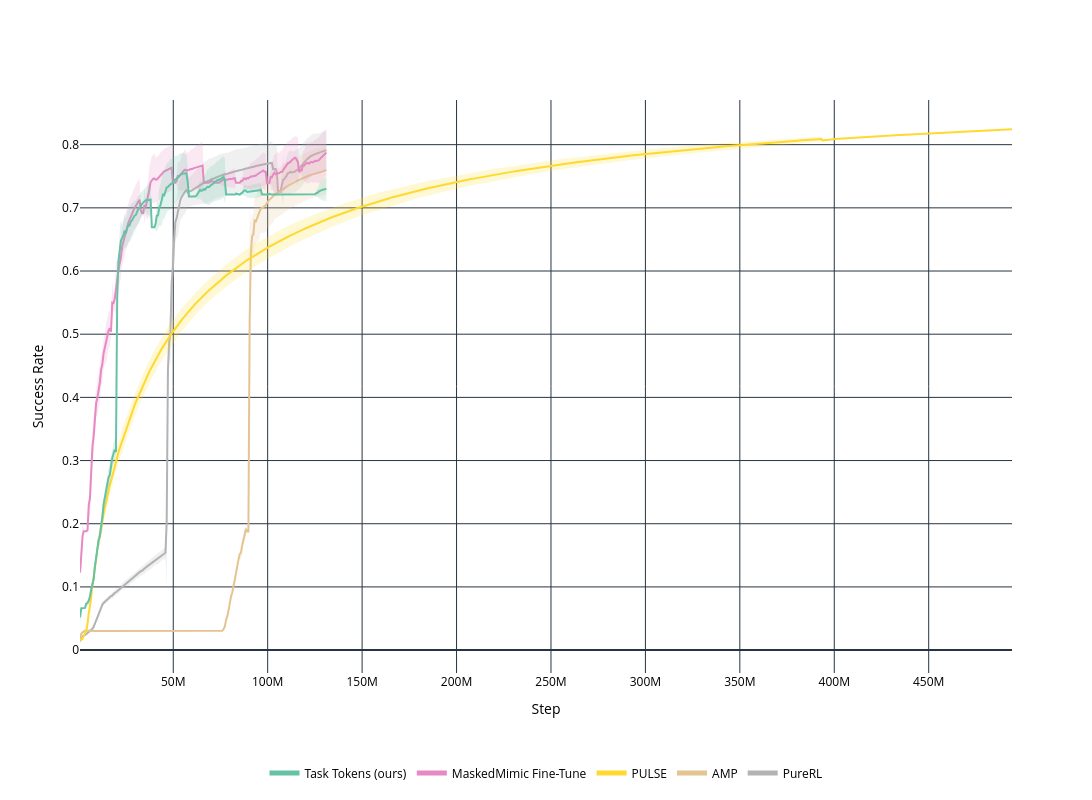

Notebook cell for this chart:
### Code cell
# fig = go.Figure()

# for algo_str in reversed(order):
#     algo_df = df_plot[df_plot['algo_str'] == algo_str]
#     algo_df = algo_df.groupby('frames')['Episode Reward'].agg(['mean', 'std']).reset_index()
#     algo_df['algo_str'] = algo_str
#     create_beam_plot(algo_df, x_col='frames', y_col='mean', std_col='std', title='', x_label='Step',
#                      y_label='Mean Reward', fig=fig, order=order, algo_pretty_names=algo_pretty_names,
#                      color_discrete_map=color_discrete_map)

window_size = 100000

# Store the original x range
x_min = df_plot['frames'].min()
x_max = df_plot['frames'].max()

print(f"Original x range: {x_min} to {x_max}")  # Debug print

fig = go.Figure()

for algo_str in reversed(order):
    # Use the smoothing function to get smoothed data for this algorithm
    smoothed_algo_df = smooth_algo_rewards(df_plot, algo_str, 
                                          x_col='frames', 
                                          y_col='Reach Success', 
                                          window_size=window_size,
                                        filter_outliers=True, outlier_threshold=0.9, outlier_window=1000)
    
    # # Special handling for AMP if needed
    # if algo_str == 'AMP_prior_False' and not smoothed_algo_df.empty:
    #     smoothed_algo_df['mean'] = smoothed_algo_df['mean'] * 2
    #     smoothed_algo_df['std'] = smoothed_algo_df['std'] * 2

    if not smoothed_algo_df.empty:
        create_beam_plot(smoothed_algo_df, x_col='frames', y_col='mean', std_col='std', title='', x_label='Step',
                         y_label='Success Rate', fig=fig, order=order, algo_pretty_names=algo_pretty_names,
                         color_discrete_map=color_discrete_map)

# Set the x-axis range to match the original data - use a more direct approach
fig.update_layout(
    legend_traceorder='reversed',
    # title=f"Convergence Plot ({env_pretty_names.get(env_name, env_name)})",
)

# Force the x-axis range with update_xaxes which takes precedence
fig.update_xaxes(range=[x_min, x_max], title='Step')

print(f"Final x-axis range set to: {x_min} to {x_max}")  # Debug print
fig.show()

### Figure 1 — Plotly figure (JSON) as saved in the notebook; plotly's stock layout.template omitted (floating-point values rounded to 4 significant figures; data arrays with more than 128 entries replaced by an {"elided": "..."} marker saying what was removed)
{"data": [{"line": {"width": 0}, "mode": "lines", "showlegend": false, "x": {"elided": "200 float values"}, "y": {"elided": "200 float values"}, "type": "scatter"}, {"fill": "tonexty", "fillcolor": "rgba(179,179,179, 0.2)", "line": {"width": 0}, "mode": "lines", "showlegend": false, "x": {"elided": "200 float values"}, "y": {"elided": "200 float values"}, "type": "scatter"}, {"line": {"color": "rgb(179,179,179)", "width": 2}, "mode": "lines", "name": "PureRL", "x": {"elided": "200 float values"}, "y": {"elided": "200 float values"}, "type": "scatter"}, {"line": {"width": 0}, "mode": "lines", "showlegend": false, "x": {"elided": "200 float values"}, "y": {"elided": "200 float values"}, "type": "scatter"}, {"fill": "tonexty", "fillcolor": "rgba(229,196,148, 0.2)", "line": {"width": 0}, "mode": "lines", "showlegend": false, "x": {"elided": "200 float values"}, "y": {"elided": "200 float values"}, "type": "scatter"}, {"line": {"color": "rgb(229,196,148)", "width": 2}, "mode": "lines", "name": "AMP", "x": {"elided": "200 float values"}, "y": {"elided": "200 float values"}, "type": "scatter"}, {"line": {"width": 0}, "mode": "lines", "showlegend": false, "x": {"elided": "753 float values"}, "y": {"elided": "753 float values"}, "type": "scatter"}, {"fill": "tonexty", "fillcolor": "rgba(255,217,47, 0.2)", "line": {"width": 0}, "mode": "lines", "showlegend": false, "x": {"elided": "753 float values"}, "y": {"elided": "753 float values"}, "type": "scatter"}, {"line": {"color": "rgb(255,217,47)", "width": 2}, "mode": "lines", "name": "PULSE", "x": {"elided": "753 float values"}, "y": {"elided": "753 float values"}, "type": "scatter"}, {"line": {"width": 0}, "mode": "lines", "showlegend": false, "x": {"elided": "200 float values"}, "y": {"elided": "200 float values"}, "type": "scatter"}, {"fill": "tonexty", "fillcolor": "rgba(231,138,195, 0.2)", "line": {"width": 0}, "mode": "lines", "showlegend": false, "x": {"elided": "200 float values"}, "y": {"elided": "200 float values"}, "type": "scatter"}, {"line": {"color": "rgb(231,138,195)", "width": 2}, "mode": "lines", "name": "MaskedMimic Fine-Tune", "x": {"elided": "200 float values"}, "y": {"elided": "200 float values"}, "type": "scatter"}, {"line": {"width": 0}, "mode": "lines", "showlegend": false, "x": {"elided": "200 float values"}, "y": {"elided": "200 float values"}, "type": "scatter"}, {"fill": "tonexty", "fillcolor": "rgba(102,194,165, 0.2)", "line": {"width": 0}, "mode": "lines", "showlegend": false, "x": {"elided": "200 float values"}, "y": {"elided": "200 float values"}, "type": "scatter"}, {"line": {"color": "rgb(102,194,165)", "width": 2}, "mode": "lines", "name": "Task Tokens (ours)", "x": {"elided": "200 float values"}, "y": {"elided": "200 float values"}, "type": "scatter"}], "layout": {"font": {"color": "black"}, "legend": {"orientation": "h", "yanchor": "bottom", "y": -0.2, "xanchor": "center", "x": 0.5, "itemsizing": "constant", "traceorder": "reversed"}, "title": {"text": ""}, "xaxis": {"title": {"text": "Step"}, "range": [622600.0, 494100000.0]}, "yaxis": {"title": {"text": "Success Rate"}}, "autosize": false, "width": 1200, "height": 800, "plot_bgcolor": "white", "paper_bgcolor": "white"}}
